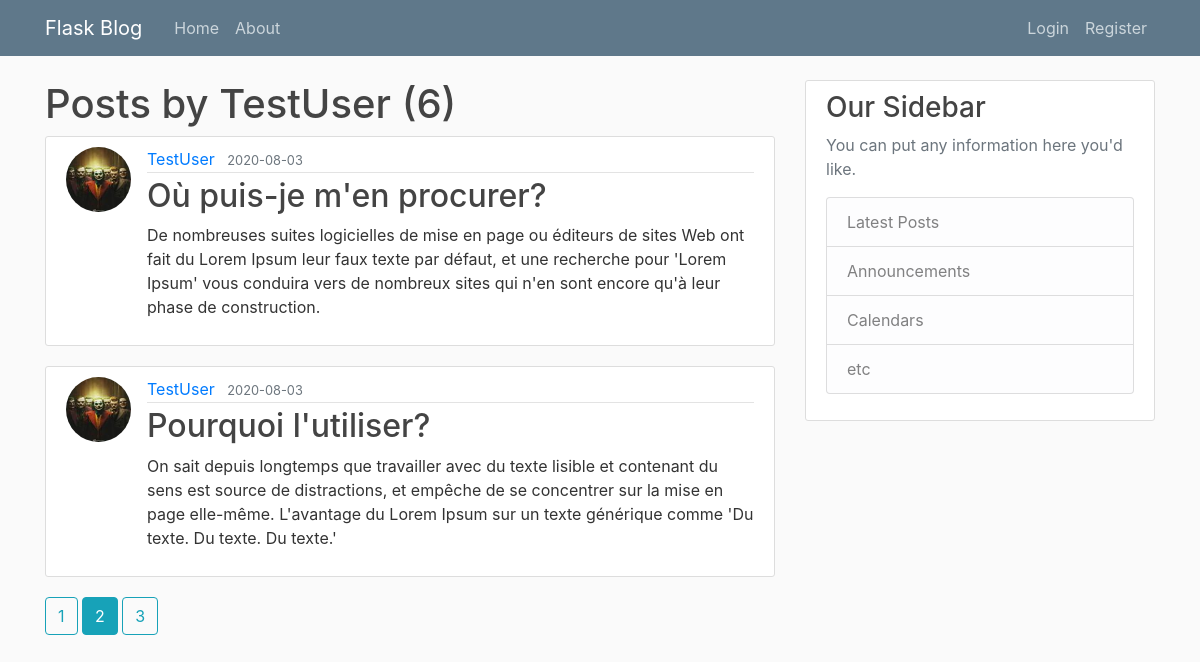
The app's page /user/TestUser?page=2 with its own data.
### flaskblog/models.py (models this page shows, shortened)
class User(db.Model, UserMixin):
    id = db.Column(db.Integer, primary_key=True)
    username = db.Column(db.String(20), nullable=False, unique=True)
    email = db.Column(db.String(120), nullable=False, unique=True)
    image_file = db.Column(db.String(20), nullable=False, default='default.jpg')
    password = db.Column(db.String(60), nullable=False)
    posts = db.relationship('Post', backref='author', lazy=True)

class Post(db.Model):
    id = db.Column(db.Integer, primary_key=True)
    title = db.Column(db.String(100), nullable=False)
    date_posted = db.Column(db.DateTime, nullable=False, default=datetime.utcnow)
    content = db.Column(db.Text, nullable=False)
    user_id = db.Column(db.Integer, db.ForeignKey('user.id'), nullable=False)

### flaskblog/users/routes.py (the view)
@users.route('/user/<string:username>')
def user_posts(username):
    page = request.args.get('page', 1, type=int)
    user = User.query.filter_by(username=username).first_or_404()
    posts = Post.query \
        .filter_by(author=user) \
        .order_by(Post.date_posted.desc()) \
        .paginate(page=page, per_page=2)
    return render_template('user_posts.html', posts=posts, user=user)

### flaskblog/templates/user_posts.html
{% extends "layout.html" %}
{% block content %}
    <h1 class="mb-">Posts by {{ user.username }} ({{ posts.total }})</h1>
    {% for post in posts.items %}
        <article class="media content-section">
            <img src="{{ url_for('static', filename='profil_pics/' + post.author.image_file) }}" class="rounded-circle article-img" alt="">
            <div class="media-body">
                    <div class="article-metadata">
                      <a class="mr-2" href="{{ url_for('users.user_posts', username=post.author.username) }}">{{ post.author.username }}</a>
                      <small class="text-muted">{{ post.date_posted.strftime('%Y-%m-%d') }}</small>
                </div>
                <h2><a class="article-title" href="{{ url_for('posts.post', post_id=post.id) }}">{{ post.title }}</a></h2>
                <p class="article-content">{{ post.content }}</p>
            </div>
        </article>
    {% endfor %}
    {% for page_num in posts.iter_pages(left_edge=1, right_edge=1, left_current=1, right_current=2) %}
        {% if page_num %}
            {% if posts.page == page_num %}
                <a class="btn btn-info mb-4" href="{{ url_for('users.user_posts', username=user.username, page=page_num) }}"> {{ page_num }}</a>
            {% else %}
                <a class="btn btn-outline-info mb-4" href="{{ url_for('users.user_posts', username=user.username, page=page_num) }}"> {{ page_num }}</a>
            {% endif %}
        {% else %}
            ...
        {% endif %}
    {% endfor %}
{% endblock content %}

### flaskblog/static/main.css (style rules this page uses)
body { background: #fafafa; color: #333333; margin-top: 5rem; }
h1, h2, h3, h4, h5, h6 { color: #444444; }
.content-section { background: #ffffff; padding: 10px 20px; border: 1px solid #dddddd; border-radius: 3px; margin-bottom: 20px; }
.article-title { color: #444444; }
.article-content { white-space: pre-line; }
.article-img { height: 65px; width: 65px; margin-right: 16px; }
.article-metadata { padding-bottom: 1px; margin-bottom: 4px; border-bottom: 1px solid #e3e3e3 }

### records on screen
User: username "TestUser"
Post: image_file (picture), author.username "TestUser", date_posted "2020-08-03", title "Où puis-je m'en procurer?", content "De nombreuses suites logicielles de mise en page ou éditeurs de sites Web ont fait du Lorem Ipsum leur faux texte par défaut, et une recherche pour 'Lorem Ipsum' vous conduira vers de nombreux sites qui n'en sont encore qu'à leur phase de construction."
Post: image_file (picture), author.username "TestUser", date_posted "2020-08-03", title "Pourquoi l'utiliser?", content "On sait depuis longtemps que travailler avec du texte lisible et contenant du sens est source de distractions, et empêche de se concentrer sur la mise en page elle-même. L'avantage du Lorem Ipsum sur un texte générique comme 'Du texte. Du texte. Du texte.'"

### other values on screen
{{ posts.total }} "6"
{{ page_num }} "1" "3"
{{ page_num }} "2"
